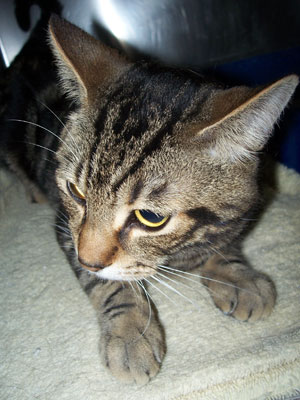
#> input picture Sentdex/PetImages/Cat/10053.jpg, 300 x 400 px; its folder holds only this picture in this run
$ python pytorch_basics5.py
#> lines starting #> are read from the running program, lines starting #| are printed output that depends on the picture
# pytorch_basics5.py
# Intro to convolutional neural networks in pytorch.
# Source: https://pythonprogramming.net/convolutional-neural-networks-
# deep-learning-neural-network-pytorch/
# Source: https://www.youtube.com/watch?v=9aYuQmMJvjA
# Data Source: https://www.microsoft.com/en-us/download/confirmation.
# aspx?id=54765
# Pytorch 1.8
# Windows/MacOS/Linux
# Python 3.7


import os
import cv2
import numpy as np
from tqdm import tqdm
import matplotlib.pyplot as plt


def main():
	# Flag to indicate whether to build/rebuild data. This is just to
	# tell the program whether or not to preprocess data before feeding
	# it to the neural network. Some programs process the data and save
	# it so as not to need to reprocess the data every time the program
	# is run.
	REBUILD_DATA = True


	# Class to preprocess the dataset.
	class DogsVSCats():
		IMG_SIZE = 50 # Image size will be 50 x 50.
		CATS = "PetImages/Cat"
		DOGS = "PetImages/Dog"
		LABELS = {CATS: 0, DOGS: 1}
		training_data = []
		catcount = 0
		dogcount = 0


		def make_training_data(self):
			for label in self.LABELS:
				print(label)
				for f in tqdm(os.listdir(label)):
					# Perform actions in try/except block to handle any
					# errors.
					try:
						# Load image in grayscale, resize, and append to
						# training data list along with class label
						# (which is a one-hot encoding).
						path = os.path.join(label, f)
						img = cv2.imread(path, cv2.IMREAD_GRAYSCALE)
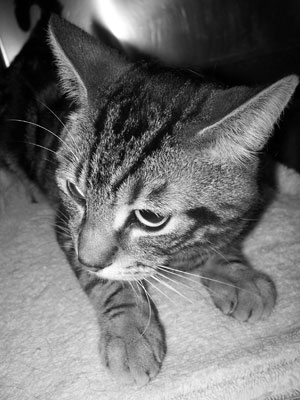
#> img: shape (400, 300); min 0, max 255, mean 111.2
						img = cv2.resize(
							img, (self.IMG_SIZE, self.IMG_SIZE)
						)
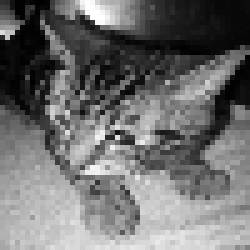
#> img: shape (50, 50) (shown 5 times larger); min 0, max 255, mean 111.5
						self.training_data.append(
							[np.array(img), np.eye(2)[self.LABELS[label]]]
						)

						# Increment the respective counters.
						if label == self.CATS:
							self.catcount += 1
						elif label == self.DOGS:
							self.dogcount += 1
					except Exception as e:
						pass

			# Shuffle the data.
			np.random.shuffle(self.training_data)

			# Save the data.
			np.save("training_data.npy", self.training_data)
			print(f"Cats: {self.catcount}")
			print(f"Dogs: {self.dogcount}")


	# Depending on flag, either rebuild the data.
	if REBUILD_DATA:
		dogvcats = DogsVSCats()
		dogvcats.make_training_data()

	training_data = np.load("training_data.npy", allow_pickle=True)
	print(len(training_data))
	print(training_data[0])

	# Display an image.
	plt.imshow(training_data[1][0], cmap="gray")
	plt.show()

	# Exit the program.
	exit(0)


if __name__ == '__main__':
#> (the run stopped early here; a loop or call above may not have finished)
